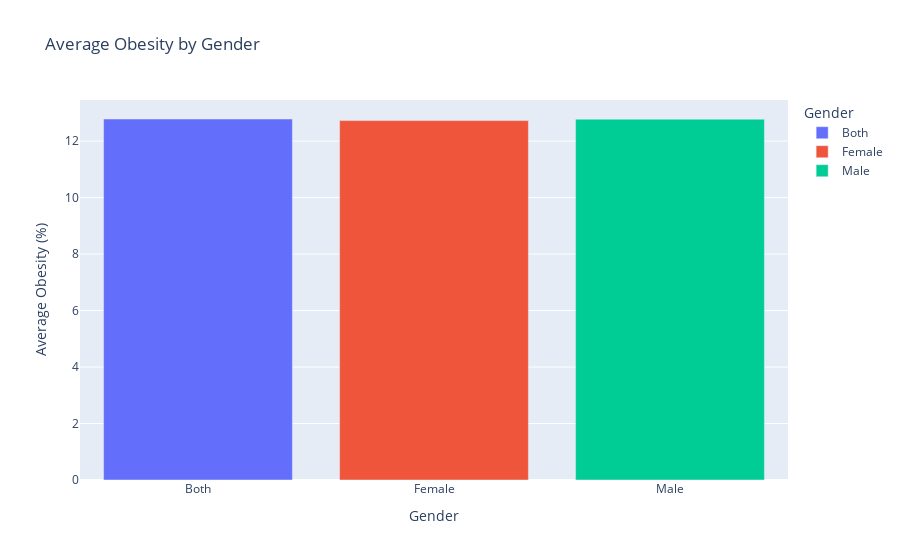

The cell this chart's notebook holds for it:
### Code cell
gender_avg = (
    df_obesity
    .groupby("Gender", as_index=False)["Mean_Estimate"]
    .mean()
)

fig = px.bar(
    gender_avg,
    x="Gender",
    y="Mean_Estimate",
    title="Average Obesity by Gender",
    color="Gender"
)

fig.update_layout(
    yaxis_title="Average Obesity (%)"
)

### Figure 1 — Plotly figure (JSON) as saved in the notebook; plotly's stock layout.template omitted (floating-point values rounded to 4 significant figures)
{"data": [{"alignmentgroup": "True", "hovertemplate": "Gender=%{x}<br>Mean_Estimate=%{y}<extra></extra>", "legendgroup": "Both", "marker": {"color": "#636efa", "pattern": {"shape": ""}}, "name": "Both", "offsetgroup": "Both", "orientation": "v", "showlegend": true, "textposition": "auto", "type": "bar", "x": ["Both"], "xaxis": "x", "y": [12.78], "yaxis": "y"}, {"alignmentgroup": "True", "hovertemplate": "Gender=%{x}<br>Mean_Estimate=%{y}<extra></extra>", "legendgroup": "Female", "marker": {"color": "#EF553B", "pattern": {"shape": ""}}, "name": "Female", "offsetgroup": "Female", "orientation": "v", "showlegend": true, "textposition": "auto", "type": "bar", "x": ["Female"], "xaxis": "x", "y": [12.72], "yaxis": "y"}, {"alignmentgroup": "True", "hovertemplate": "Gender=%{x}<br>Mean_Estimate=%{y}<extra></extra>", "legendgroup": "Male", "marker": {"color": "#00cc96", "pattern": {"shape": ""}}, "name": "Male", "offsetgroup": "Male", "orientation": "v", "showlegend": true, "textposition": "auto", "type": "bar", "x": ["Male"], "xaxis": "x", "y": [12.78], "yaxis": "y"}], "layout": {"barmode": "relative", "legend": {"title": {"text": "Gender"}, "tracegroupgap": 0}, "title": {"text": "Average Obesity by Gender"}, "xaxis": {"anchor": "y", "categoryarray": ["Both", "Female", "Male"], "categoryorder": "array", "domain": [0, 1], "title": {"text": "Gender"}}, "yaxis": {"anchor": "x", "domain": [0, 1], "title": {"text": "Average Obesity (%)"}}}}
